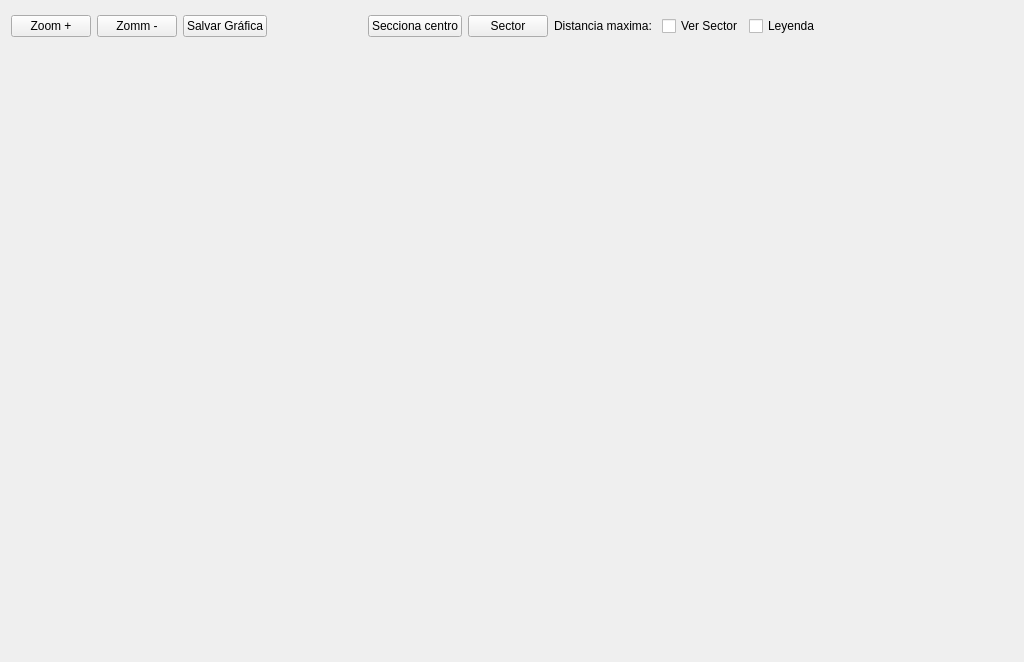
<?xml version="1.0" encoding="UTF-8"?>
<ui version="4.0">
 <class>CDistanciaBiestatico</class>
 <widget class="QWidget" name="CDistanciaBiestatico">
  <property name="geometry">
   <rect>
    <x>0</x>
    <y>0</y>
    <width>1024</width>
    <height>662</height>
   </rect>
  </property>
  <property name="minimumSize">
   <size>
    <width>1024</width>
    <height>0</height>
   </size>
  </property>
  <property name="maximumSize">
   <size>
    <width>1024</width>
    <height>768</height>
   </size>
  </property>
  <property name="windowTitle">
   <string>Biestatico</string>
  </property>
  <layout class="QGridLayout" name="gridLayout">
   <item row="0" column="0" colspan="2">
    <layout class="QHBoxLayout" name="horizontalLayout">
     <item>
      <widget class="QPushButton" name="pB_ZoomMas">
       <property name="text">
        <string>Zoom +</string>
       </property>
       <property name="shortcut">
        <string>+</string>
       </property>
      </widget>
     </item>
     <item>
      <widget class="QPushButton" name="pB_ZoomMenos">
       <property name="text">
        <string>Zomm -</string>
       </property>
       <property name="shortcut">
        <string>-</string>
       </property>
      </widget>
     </item>
     <item>
      <widget class="QPushButton" name="pB_SalvarGrafica">
       <property name="text">
        <string>Salvar Gráfica</string>
       </property>
      </widget>
     </item>
     <item>
      <spacer name="horizontalSpacer">
       <property name="orientation">
        <enum>Qt::Horizontal</enum>
       </property>
       <property name="sizeHint" stdset="0">
        <size>
         <width>40</width>
         <height>20</height>
        </size>
       </property>
      </spacer>
     </item>
     <item>
      <widget class="QPushButton" name="pB_SeleccionaCentro">
       <property name="text">
        <string>Secciona centro</string>
       </property>
       <property name="checkable">
        <bool>true</bool>
       </property>
      </widget>
     </item>
     <item>
      <widget class="QPushButton" name="pB_Sector">
       <property name="text">
        <string>Sector</string>
       </property>
      </widget>
     </item>
     <item>
      <widget class="QLabel" name="label">
       <property name="text">
        <string>Distancia maxima: </string>
       </property>
      </widget>
     </item>
     <item>
      <widget class="QCheckBox" name="cB_VerSector">
       <property name="text">
        <string>Ver Sector</string>
       </property>
       <property name="checked">
        <bool>false</bool>
       </property>
      </widget>
     </item>
     <item>
      <widget class="QCheckBox" name="cB_Leyenda">
       <property name="text">
        <string>Leyenda</string>
       </property>
      </widget>
     </item>
     <item>
      <spacer name="horizontalSpacer_2">
       <property name="orientation">
        <enum>Qt::Horizontal</enum>
       </property>
       <property name="sizeHint" stdset="0">
        <size>
         <width>40</width>
         <height>20</height>
        </size>
       </property>
      </spacer>
     </item>
    </layout>
   </item>
   <item row="1" column="0">
    <spacer name="horizontalSpacer_3">
     <property name="orientation">
      <enum>Qt::Horizontal</enum>
     </property>
     <property name="sizeHint" stdset="0">
      <size>
       <width>40</width>
       <height>20</height>
      </size>
     </property>
    </spacer>
   </item>
   <item row="1" column="1">
    <widget class="QCustomPlot" name="widget" native="true">
     <property name="minimumSize">
      <size>
       <width>800</width>
       <height>600</height>
      </size>
     </property>
     <property name="maximumSize">
      <size>
       <width>800</width>
       <height>600</height>
      </size>
     </property>
     <property name="font">
      <font>
       <family>Tahoma</family>
       <weight>75</weight>
       <bold>true</bold>
      </font>
     </property>
    </widget>
   </item>
   <item row="1" column="2">
    <spacer name="horizontalSpacer_4">
     <property name="orientation">
      <enum>Qt::Horizontal</enum>
     </property>
     <property name="sizeHint" stdset="0">
      <size>
       <width>40</width>
       <height>20</height>
      </size>
     </property>
    </spacer>
   </item>
  </layout>
 </widget>
 <customwidgets>
  <customwidget>
   <class>QCustomPlot</class>
   <extends>QWidget</extends>
   <header location="global">qcustomplot.h</header>
   <container>1</container>
  </customwidget>
 </customwidgets>
 <resources/>
 <connections/>
</ui>
